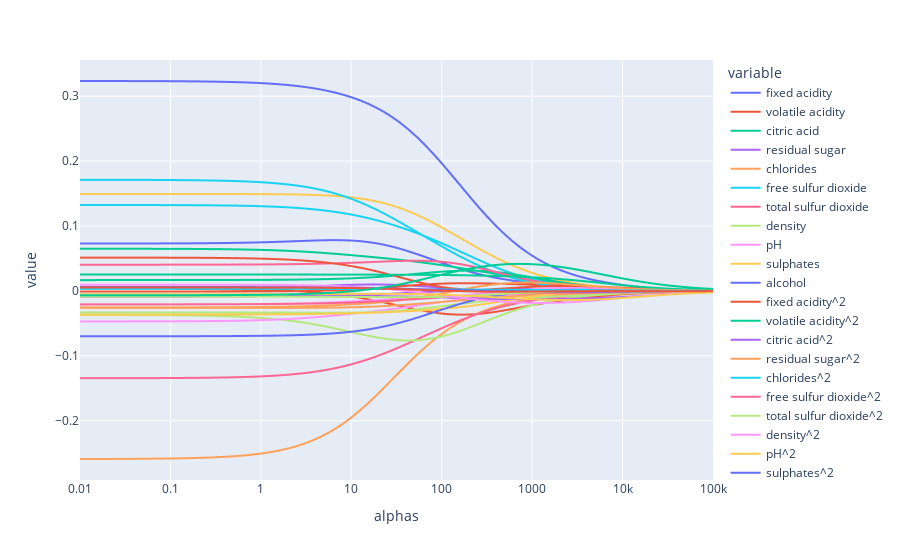

This figure's notebook cell:
### Code cell
result2 = pd.DataFrame(coefs, columns=features)
result2['alphas'] = alphas
fig = px.line(result2, x='alphas', y=features)
fig.update_xaxes(type='log')
fig
